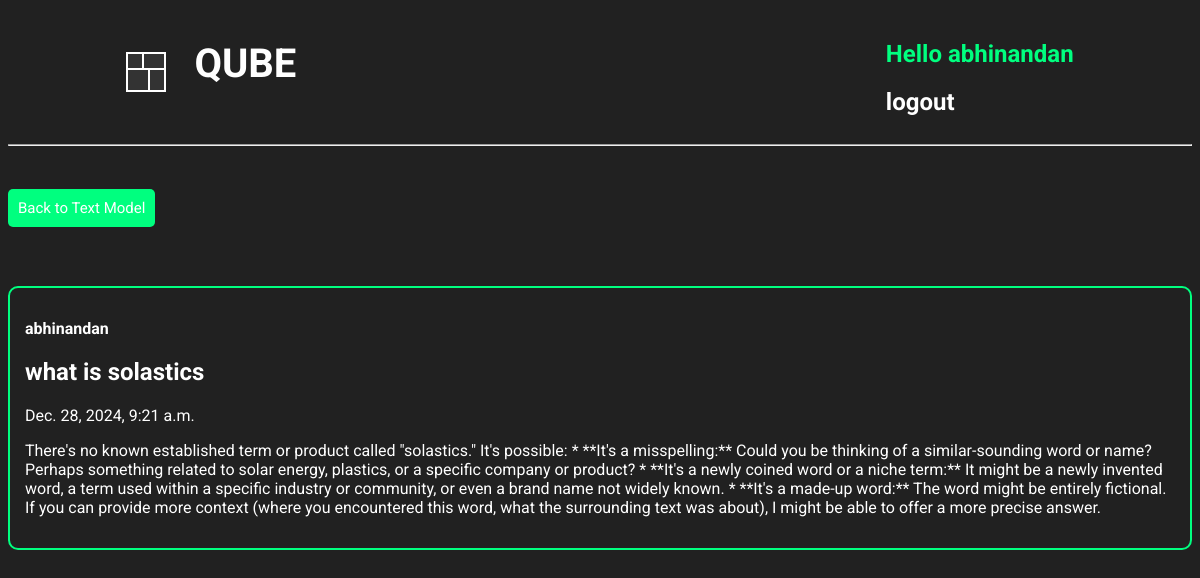
Screenshot of /textFullResponseView/14/ (signed in) with the database file from the repository.
### base/models.py (models this page shows, shortened)
class TextModelHistory(models.Model):
    user = models.ForeignKey(
        User, on_delete=models.CASCADE, related_name='text_chat_histories')
    query = models.TextField()
    response = models.TextField()
    created = models.DateTimeField(auto_now_add=True)

### base/views.py (the view)
# urls.py: path('textFullResponseView/<str:pk>/',
@login_required(login_url='loginUser')
def textFullResponseView(request, pk):
    chat = TextModelHistory.objects.get(id=pk, user=request.user)
    context = {'chat': chat}
    return render(request, 'base/textFullResponseview.html', context)

### base/templates/base/textFullResponseView.html (shortened to what this page needs)
{% extends 'main.html' %}
{% block content %}
<div>
    <div>
        <button
            style="padding: 10px; margin-top: 3%; border-radius: 5px; border-style: none; background-color: springgreen;"><a
                style="text-decoration: none; color: white; font-size: 15px;" href="{% url 'textModel' %}">Back to Text
                Model</a></button>
    </div>
    <div class="text_full_response_view">
        <strong>
            <p style="color: white;">{{ chat.user }}</p>
        </strong>
        <div>
            <h2 style="color: white;">{{ chat.query }}</h2>
            <p style="color: white;">{{ chat.created }}</p>
            <p style="color: white;">{{ chat.response }}</p>
        </div>
    </div>
</div>
{% endblock %}

### templates/navbar.html (shortened to what this page needs)
<div class="navbar-container">
    <div class="QUBE_logo_link">
        <div class="cube-loader">
            <div class="cube cube1"></div>
            <div class="cube cube2"></div>
            <div class="cube cube3"></div>
            <div class="cube cube4"></div>
        </div>
        <div class="qube_text">
            <h1><a href="{% url 'home' %}">QUBE</a></h1>
        </div>
    </div>
    <div class="login_section">
        {% if request.user.is_authenticated %}
        <div class="after_user_login">
            <div class="hello_user">
                <h2> Hello {{ request.user }} </h2>
            </div>
            <div class="hello_user_logout">
                <h2><a href="{% url 'logoutUser' %}">logout</a></h2>
            </div>
        </div>
        {% else %}
        <div class="before_user_login">
            <h2><a href="{% url 'loginUser' %}">Login</a></h2>
        </div>
        {% endif %}
    </div>
</div>
<hr>

### static/styles/main.css (style rules this page uses)
* { font-family: "Roboto", serif; }
body { background-color: #212121; }
.cube-loader { position: relative; width: 40px; height: 40px; margin: auto; }
.cube { position: absolute; width: 50%; height: 50%; background-color: #333; border: 2px solid #fff; animation: foldCube 2.4s infinite linear; }
.cube1 { top: 0; left: 0; transform-origin: 100% 100%; }
.cube2 { top: 0; right: 0; transform-origin: 0 100%; }
.cube3 { bottom: 0; right: 0; transform-origin: 0 0; }
.cube4 { bottom: 0; left: 0; transform-origin: 100% 0; }
.cube1 { animation-delay: 0.3s; }
.cube2 { animation-delay: 0.6s; }
.cube3 { animation-delay: 0.9s; }
.cube4 { animation-delay: 1.2s; }
.QUBE_logo_link { display: flex; justify-content: space-between; gap: 20px; margin-left: 10%; }
.qube_text { margin-top: 6%; font-size: 20px; padding-left: 8px; padding-right: 8px; padding-top: 5px; margin-top: 0px; }
.qube_text a { text-decoration: none; color: white; transition: all 0.3s ease; }
.login_section { margin-right: 10%; padding-top: 1%; }
.hello_user { color: springgreen; }
.hello_user_logout a { text-decoration: none; color: white; transition: all 0.3s ease; }

### base/templates/base/textFullResponseView.html (style rules this page uses)
.text_full_response_view { border: 2px solid springgreen; justify-self: center; margin-top: 5%; padding: 15px; border-radius: 10px; }

### templates/navbar.html (style rules this page uses)
.navbar-container { display: flex; justify-content: space-between; }

### rows the page displays
TextModelHistory: user "abhinandan", query "what is solastics", created "Dec. 28, 2024, 9:21 a.m.", response "There's no known established term or product called \"solastics.\" It's possible: * **It's a misspelling:** Could you be thinking of a similar-sounding word or name? Perhaps something related to solar energy, plastics, or a specific company or product? * **It's a newly coined word or a niche term:** It might be a newly invented word, a term used within a specific industry or community, or even a brand name not widely known. * **It's a made-up word:** The word might be entirely fictional. If you can provide more context (where you encountered this word, what the surrounding text was about), I might be able to offer a more precise answer."

### other values shown
{{ request.user }} "abhinandan"
